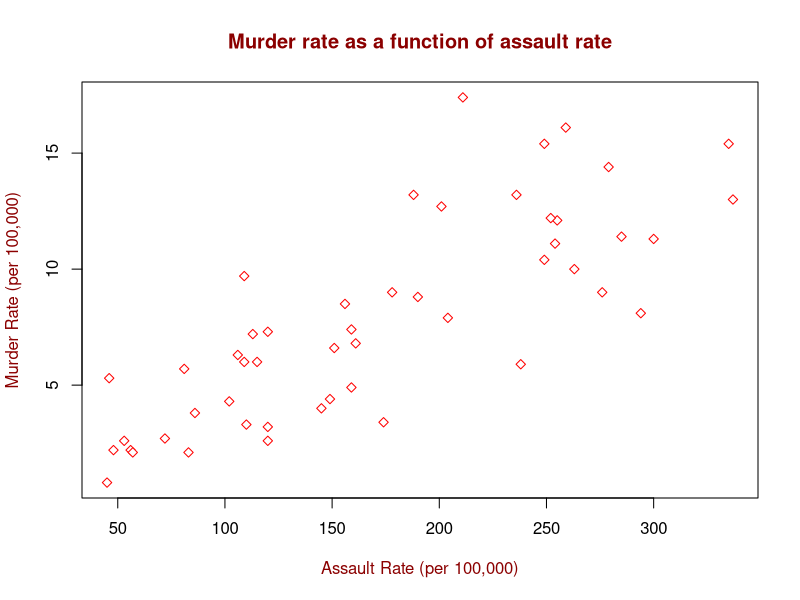
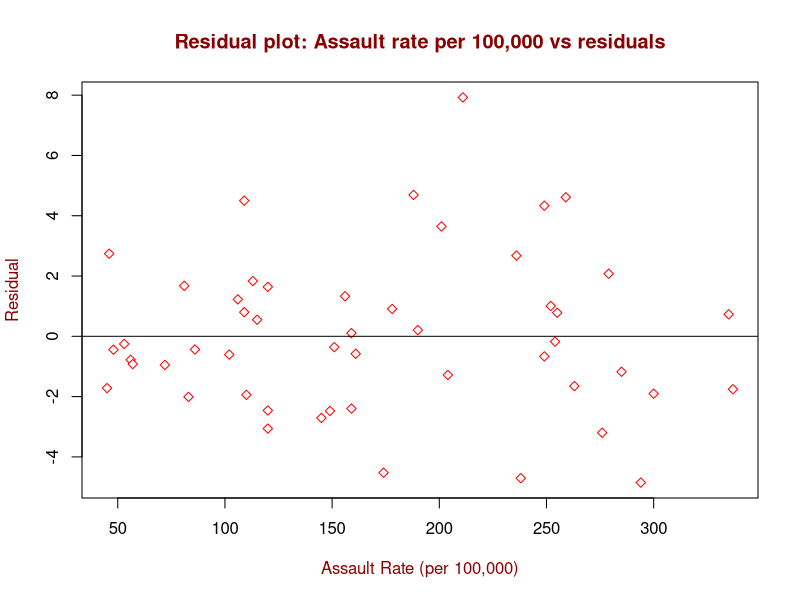
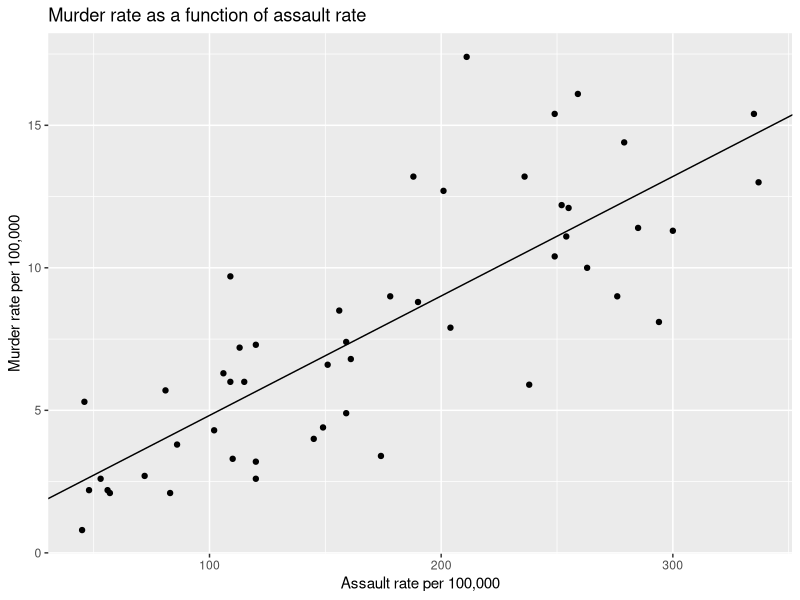
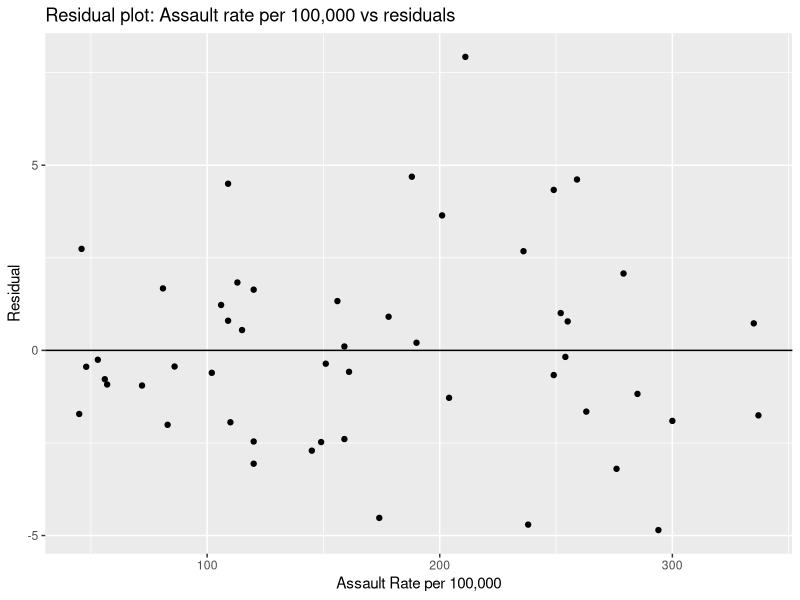

Write R code to recreate these figures, in order.
# ALWAYS SET WORKING DIRECTORY FIRST!!!!!!

setwd("C:/Users/tntje/work/school/applied-stats/assignment08")

library(ggplot2)

data("USArrests")
head(USArrests)

# 1
plot(USArrests$Assault, USArrests$Murder, main = "Murder rate as a function of assault rate", xlab = "Assault Rate (per 100,000)", ylab = "Murder Rate (per 100,000)", pch = 23, bg = "white", col = "red", col.lab = "red4", col.main = "red4")

# 2
regres1 <- lm(USArrests$Murder~USArrests$Assault)
a <- regres1$coefficients[1]
b <- regres1$coefficients[2]

# 3
summary(regres1)

# 4
plot(USArrests$Assault, resid(regres1), main = "Residual plot: Assault rate per 100,000 vs residuals", xlab = "Assault Rate (per 100,000)", ylab = "Residual", pch = 23, bg = "white", col = "red", col.lab = "red4", col.main = "red4")
abline(0, 0)

# to get ssresid for #7
anova(regres1)

# 1 with ggplot2
sp1 <- ggplot(data=USArrests, aes(x=Assault, y=Murder)) + geom_point()
sp1 <- sp1 + geom_abline(aes(slope=b, intercept=a))
sp1 <- sp1 + labs(
  x = "Assault rate per 100,000",
  y = "Murder rate per 100,000",
  title = "Murder rate as a function of assault rate"
)
sp1

# 4 with ggplot2
sp2 <- ggplot(data=USArrests, aes(x=Assault, y=resid(regres1))) + geom_point()
sp2 <- sp2 + geom_hline(aes(yintercept=0))
sp2 <- sp2 + labs(
  x = "Assault Rate per 100,000",
  y = "Residual",
  title = "Residual plot: Assault rate per 100,000 vs residuals"
)
sp2

